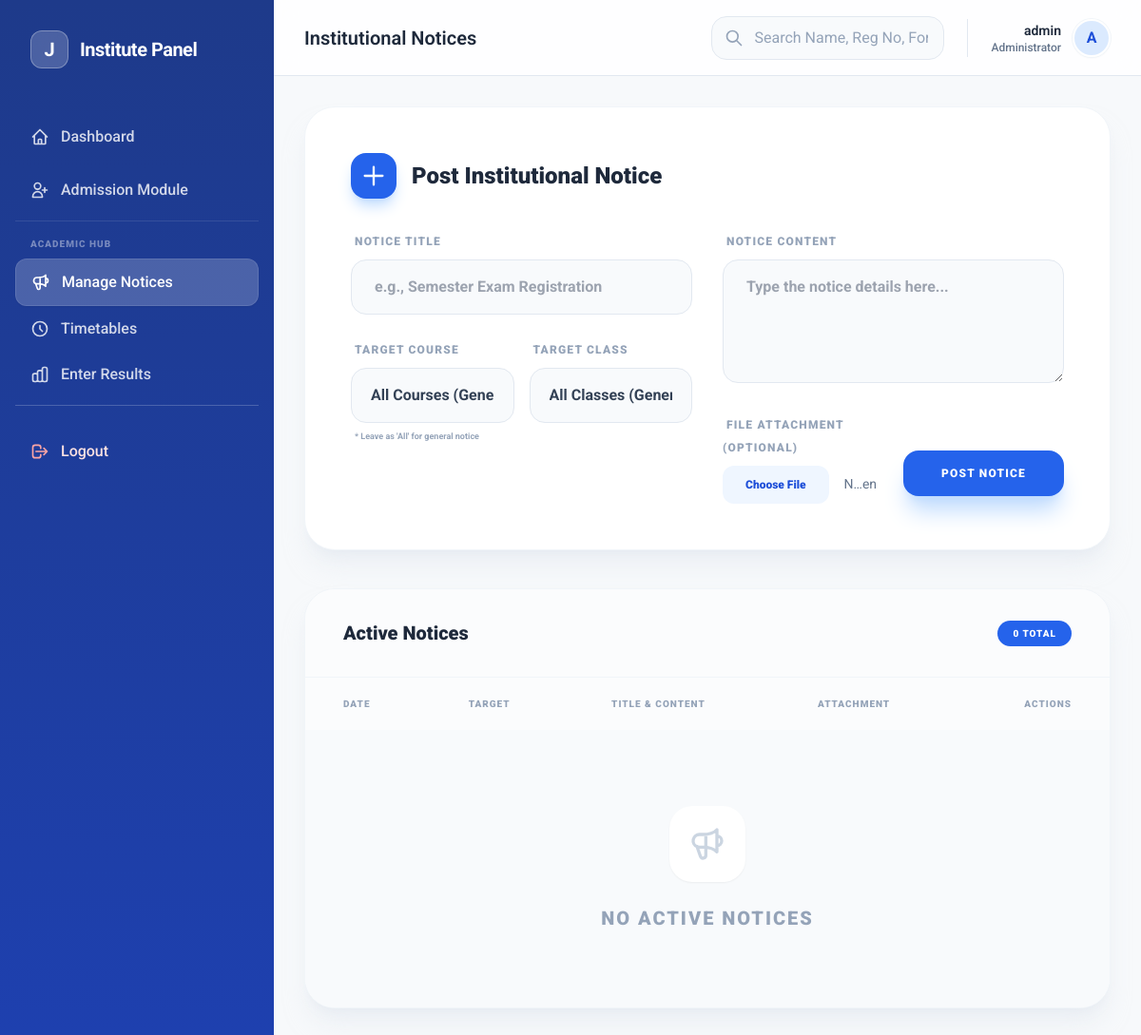
/institute/notices/ (signed in), run on an earlier commit of the app's database.
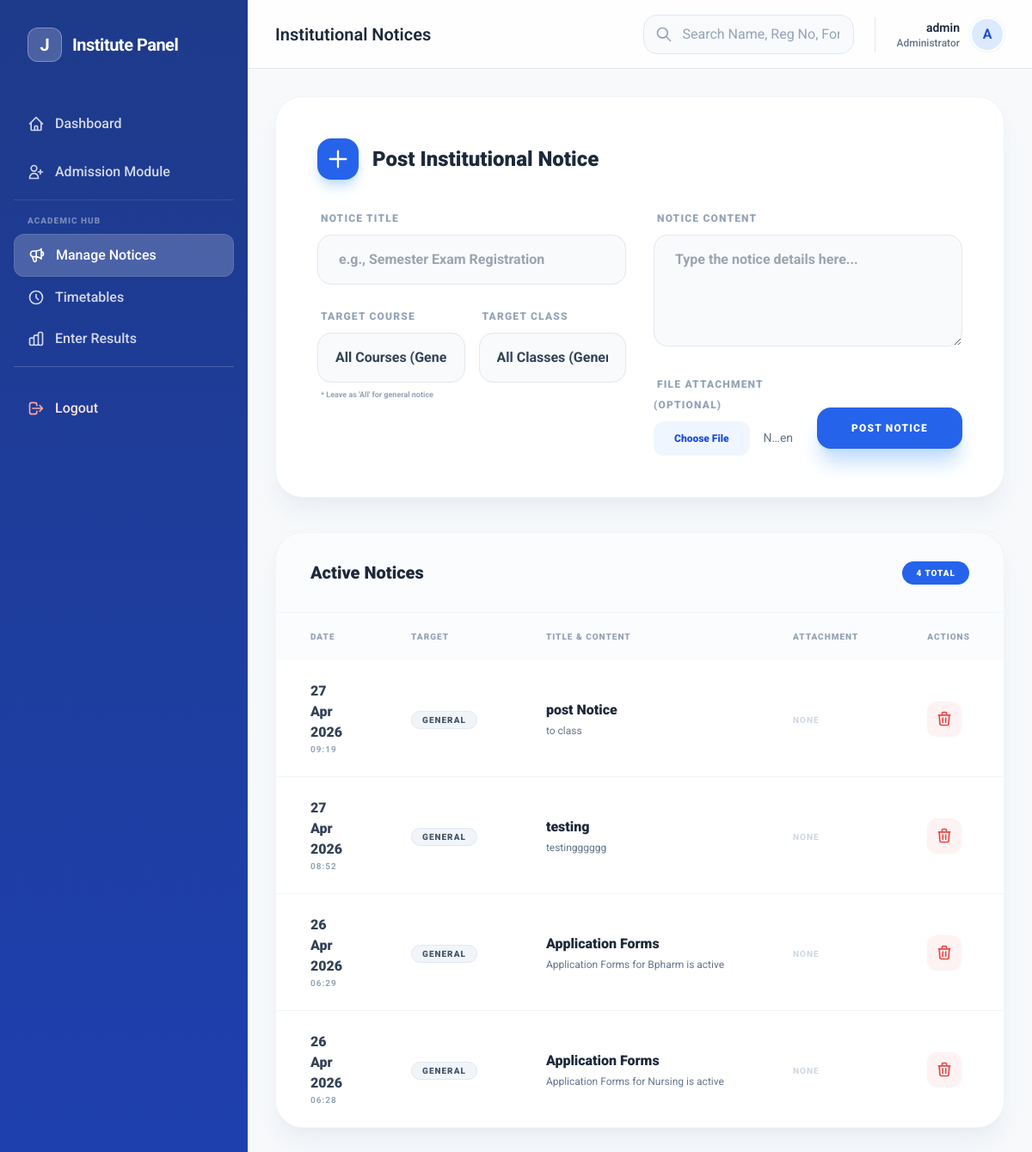
And on a later commit of the database.
### academics/models.py (models this page shows, shortened)
class NoticeBoard(models.Model):
    institute = models.ForeignKey(Institute, on_delete=models.CASCADE, related_name='notices')
    title = models.CharField(max_length=255)
    content = models.TextField()
    course = models.ForeignKey(Course, on_delete=models.CASCADE, null=True, blank=True, related_name='notices')
    assigned_class = models.ForeignKey(Class, on_delete=models.CASCADE, null=True, blank=True, related_name='notices')
    file_attachment = models.FileField(upload_to='notices/', null=True, blank=True)
    is_active = models.BooleanField(default=True)
    created_at = models.DateTimeField(auto_now_add=True)
    class Meta:
        ordering = ['-created_at']

### institutes/views.py (the view, shortened to what this page needs)
# urls.py: path('notices/', manage_notices, name='manage_notices'),
@login_required
def manage_notices(request):
    if request.user.role != 'institute' and not request.user.is_staff:
        return redirect('/')
    institute = getattr(request.user, 'institute', None)
    if not institute and request.user.is_staff:
        institute = Institute.objects.first()
    if not institute:
        messages.error(request, "No Institute context found.")
        return redirect('/')
    notices = NoticeBoard.objects.filter(institute=institute)
    courses = Course.objects.filter(institute=institute)
    classes = Class.objects.filter(institute=institute)
    return render(request, 'institute/manage_notices.html', {
        'notices': notices,
        'courses': courses,
        'classes': classes
    })

### templates/institute/manage_notices.html (shortened to what the changed rows need)
{% extends "dashboard_base.html" %}
{% block sidebar_title %}Institute Panel{% endblock %}
{% block header_title %}Institutional Notices{% endblock %}
{% block content %}
<div class="space-y-10">
    <section class="bg-white rounded-[2rem] shadow-xl shadow-slate-200/50 border border-slate-100 overflow-hidden">
        <div class="px-10 py-8 border-b border-slate-100 bg-slate-50/50 flex items-center justify-between">
            <h3 class="text-xl font-black text-slate-800">Active Notices</h3>
            <span class="px-4 py-1.5 bg-blue-600 text-white rounded-full text-[10px] font-black uppercase tracking-widest">
                {{ notices|length }} TOTAL
            </span>
        </div>
        <div class="overflow-x-auto">
            <table class="w-full">
                <thead>
                    <tr class="text-left bg-slate-50/50">
                        <th class="px-10 py-5 text-[10px] font-black text-slate-400 uppercase tracking-widest">Date</th>
                        <th class="px-10 py-5 text-[10px] font-black text-slate-400 uppercase tracking-widest">Target</th>
                        <th class="px-10 py-5 text-[10px] font-black text-slate-400 uppercase tracking-widest">Title & Content</th>
                        <th class="px-10 py-5 text-[10px] font-black text-slate-400 uppercase tracking-widest">Attachment</th>
                        <th class="px-10 py-5 text-[10px] font-black text-slate-400 uppercase tracking-widest text-right">Actions</th>
                    </tr>
                </thead>
                <tbody class="divide-y divide-slate-100">
                    {% for notice in notices %}
                    <tr class="hover:bg-slate-50 transition-colors">
                        <td class="px-10 py-6">
                            <p class="font-black text-slate-700">{{ notice.created_at|date:"d M Y" }}</p>
                            <p class="text-[10px] text-slate-400 font-bold uppercase tracking-widest">{{ notice.created_at|time:"H:i" }}</p>
                        </td>
                        <td class="px-10 py-6">
                            {% if notice.assigned_class %}
                                <span class="px-3 py-1 bg-blue-50 text-blue-600 rounded-full text-[10px] font-black uppercase tracking-widest border border-blue-100">Class: {{ notice.assigned_class.name }}</span>
                            {% elif notice.course %}
                                <span class="px-3 py-1 bg-emerald-50 text-emerald-600 rounded-full text-[10px] font-black uppercase tracking-widest border border-emerald-100">Course: {{ notice.course.name }}</span>
                            {% else %}
                                <span class="px-3 py-1 bg-slate-100 text-slate-600 rounded-full text-[10px] font-black uppercase tracking-widest border border-slate-200">General</span>
                            {% endif %}
                        </td>
                        <td class="px-10 py-6 max-w-md">
                            <p class="font-black text-slate-800 mb-1">{{ notice.title }}</p>
                            <p class="text-xs text-slate-500 truncate">{{ notice.content }}</p>
                        </td>
                        <td class="px-10 py-6">
                            {% if notice.file_attachment %}
                                <a href="{{ notice.file_attachment.url }}" target="_blank" class="text-blue-600 hover:underline font-black text-[10px] uppercase tracking-widest flex items-center gap-2">
                                    <svg class="w-4 h-4" fill="none" stroke="currentColor" viewBox="0 0 24 24"><path stroke-linecap="round" stroke-linejoin="round" stroke-width="2" d="M4 16v1a2 2 0 002 2h12a2 2 0 002-2v-1m-4-4l-4 4m0 0l-4-4m4 4V4"></path></svg>
                                    View File
                                </a>
                            {% else %}
                                <span class="text-slate-300 font-bold text-[10px] uppercase tracking-widest italic">None</span>
                            {% endif %}
                        </td>
                        <td class="px-10 py-6 text-right">
                            <form method="POST" onsubmit="return confirm('Delete this notice?');" class="inline">
                                <button type="submit" class="w-10 h-10 bg-red-50 text-red-500 rounded-xl flex items-center justify-center hover:bg-red-500 hover:text-white transition-all shadow-sm">
                                    <svg class="w-5 h-5" fill="none" stroke="currentColor" viewBox="0 0 24 24"><path stroke-linecap="round" stroke-linejoin="round" stroke-width="2" d="M19 7l-.867 12.142A2 2 0 0116.138 21H7.862a2 2 0 01-1.995-1.858L5 7m5 4v6m4-6v6m1-10V4a1 1 0 00-1-1h-4a1 1 0 00-1 1v3M4 7h16"></path></svg>
                                </button>
                            </form>
                        </td>
                    </tr>
                    {% empty %}
                    <tr>
                        <td colspan="5" class="px-10 py-20 text-center bg-slate-50">
                            <div class="w-20 h-20 bg-white rounded-3xl flex items-center justify-center mx-auto mb-6 shadow-sm">
                            </div>
                            <h4 class="text-xl font-black text-slate-400 uppercase tracking-widest">No active notices</h4>
                        </td>
                    </tr>
                    {% endfor %}
                </tbody>
            </table>
        </div>
    </section>
</div>
{% endblock %}

What changed in the data, as far as the page shows it:
added NoticeBoard: created_at "27 Apr 2026", created_at "09:19", shows "GENERAL", title "post Notice", content "to class", file_attachment "NONE"
added NoticeBoard: created_at "27 Apr 2026", created_at "08:52", shows "GENERAL", title "testing", content "testingggggg", file_attachment "NONE"
added NoticeBoard: created_at "26 Apr 2026", created_at "06:29", shows "GENERAL", title "Application Forms", content "Application Forms for Bpharm is active", file_attachment "NONE"
added NoticeBoard: created_at "26 Apr 2026", created_at "06:28", shows "GENERAL", title "Application Forms", content "Application Forms for Nursing is active", file_attachment "NONE"
Also different on the page:
{{ notices|length }}: "0" → "4"
text no longer shown: "NO ACTIVE NOTICES"
